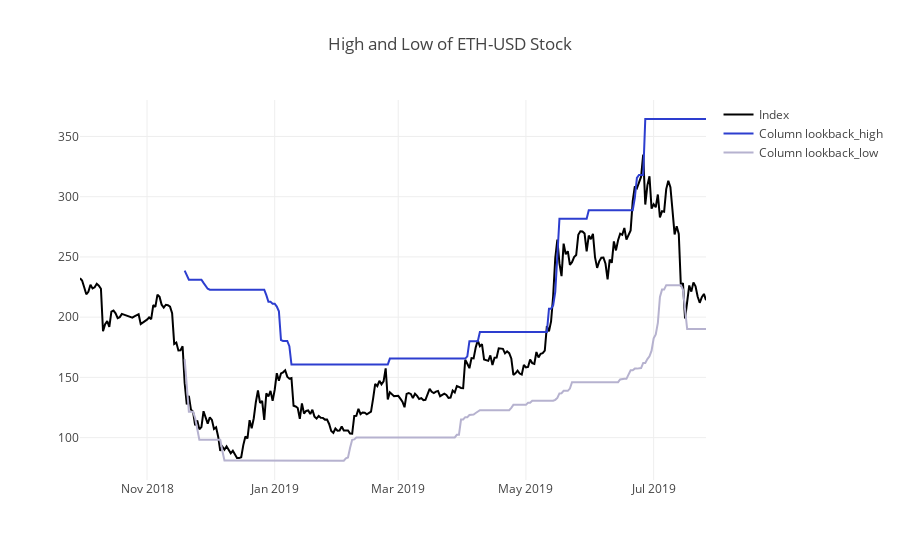

Write notebook code for a chart like this one.
### Markdown cell above
### View Data
Let's use your implementation of `get_high_lows_lookback` to get the highs and lows for the past 50 days and compare it to it their respective stock.  Just like last time, we'll use Apple's stock as the example to look at.

### Code cell
lookback_days = 50
lookback_high, lookback_low = get_high_lows_lookback(high, low, lookback_days)
project_helper.plot_high_low(
    close[apple_ticker],
    lookback_high[apple_ticker],
    lookback_low[apple_ticker],
    'High and Low of {} Stock'.format(apple_ticker))

### Figure 1 — Plotly figure (JSON) as saved in the notebook; plotly's stock layout.template omitted (floating-point values rounded to 4 significant figures; data arrays with more than 128 entries replaced by an {"elided": "..."} marker saying what was removed)
{"data": [{"line": {"color": "black"}, "name": "Index", "type": "scatter", "x": {"elided": "300 str values"}, "y": {"elided": "300 float values"}}, {"line": {"color": "#2D3ECF"}, "name": "Column lookback_high", "type": "scatter", "x": {"elided": "300 str values"}, "y": {"elided": "300 float values"}}, {"line": {"color": "#B6B2CF"}, "name": "Column lookback_low", "type": "scatter", "x": {"elided": "300 str values"}, "y": {"elided": "300 float values"}}], "layout": {"title": "High and Low of ETH-USD Stock"}}
